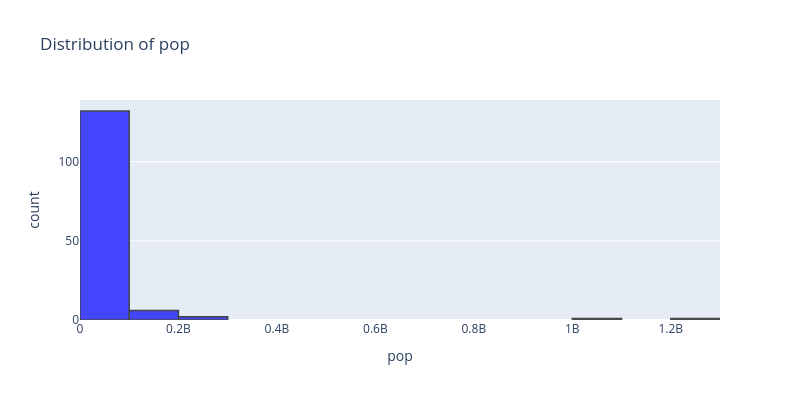

Write notebook code for a chart like this one.
### Markdown cell above
### Explanation : lifeExp is around 70 to 80 for most country and it is skew to left

### Code cell
import plotly.express as px

fig = px.histogram(data2002, x="pop", nbins=20, title="Distribution of pop")
fig.update_layout(width=800, height=400)
fig.update_traces(marker_color='blue', marker_line_color='black', marker_line_width=1.5, opacity=0.7)
fig.show()

### Figure 1 — Plotly figure (JSON) as saved in the notebook; plotly's stock layout.template omitted (floating-point values rounded to 4 significant figures; data arrays with more than 128 entries replaced by an {"elided": "..."} marker saying what was removed)
{"data": [{"bingroup": "x", "hovertemplate": "pop=%{x}<br>count=%{y}<extra></extra>", "legendgroup": "", "marker": {"color": "blue", "line": {"color": "black", "width": 1.5}, "pattern": {"shape": ""}}, "name": "", "nbinsx": 20, "opacity": 0.7, "orientation": "v", "showlegend": false, "type": "histogram", "x": {"elided": "142 int values"}, "xaxis": "x", "yaxis": "y"}], "layout": {"barmode": "relative", "height": 400, "legend": {"tracegroupgap": 0}, "title": {"text": "Distribution of pop"}, "width": 800, "xaxis": {"anchor": "y", "domain": [0, 1], "title": {"text": "pop"}}, "yaxis": {"anchor": "x", "domain": [0, 1], "title": {"text": "count"}}}}
